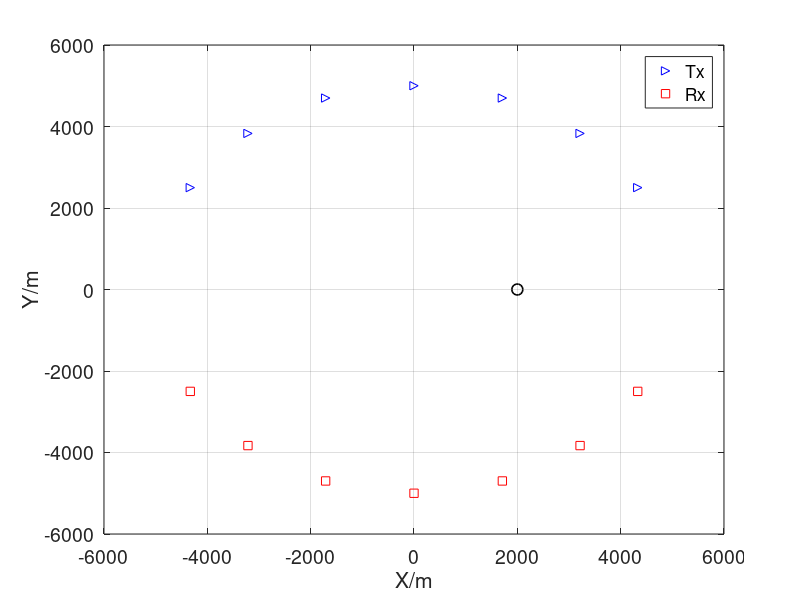
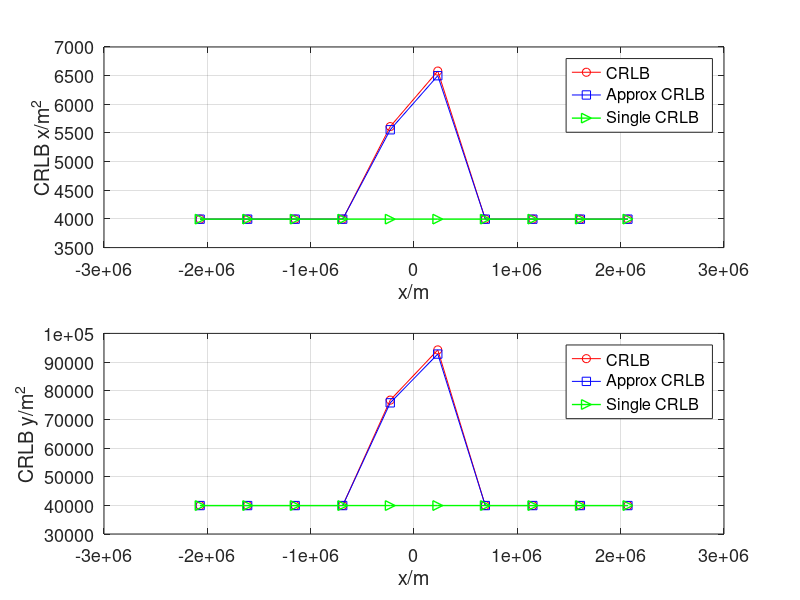

MATLAB code to generate these figures, in order:
clearvars
% clc
close all
%%
M = 10;
N = 128;
T = 1e-3;
delta_f = 1/T;
width = M*T;
fs_integral = 1e5;
len = 2*width*fs_integral;
fs = 1e5;
t = linspace(-width,width,len);
dt = t(2) - t(1);
f = (-len/2:len/2-1)/(len*dt); % Frequency vector
df = f(2)-f(1);

%%
numTr = 7;% Number of transmitters
numRe = 7;% Number of transmitters
radius = 5e3;
% azimuth_Tr = [85 65 45 25 5]; 
% azimuth_Re = [-85 -65 -45 -25 -5];
azimuth_Tr = [105 85 65 45 25 5 -15]+45; 
azimuth_Re = [-105 -85 -65 -45 -25 -5 15]-45;
% num = [3:2:29,29.05:0.05:30.95,31:2:51];
num = -9:2:9;
% num = 1;
len_num = length(num);
% v_tar = [4,5].';
% load('p_tx_wide.mat','p_tx')
% load('p_rx_wide.mat','p_rx')
p_tx = radius*[cosd(azimuth_Tr(1:numTr));sind(azimuth_Tr(1:numTr))];
p_rx = radius*[cosd(azimuth_Re(1:numRe));sind(azimuth_Re(1:numRe))];
%%
p_tar = [2e3,0].';
figure
plot(p_tx(1,:),p_tx(2,:),'b>',p_rx(1,:),p_rx(2,:),'rs',p_tar(1),p_tar(2),'ko',...
    'MarkerSize',8,'LineWidth',1.2)
xlabel('X/m')
ylabel('Y/m')
ax=gca;
set(ax,'FontSize',14);
legend('Tx','Rx')
grid on
%%
rng('shuffle')
c = 3e8;
f_c = 3e9; % carrier frequency
lambda = c/f_c;
transmission_energy = 1; %w
SNR = -0;%dB
NSR = 1/10^(SNR/10);
% Eff_bandw = 2.045141018530318e+07;% for T=1e-3
% Eff_time = 7.957747154036620e-08;
% TB = 8;
noise_power = transmission_energy*NSR;
% load('RCS_multi.mat','RCS') 
% load('RCS1_multi.mat','RCS1') 
RCS = sqrt(1/2)*(ones(numTr,numRe)+1j*ones(numTr,numRe));
% RCS = sqrt(1/2)*(randn(numTr,numRe)+1j*randn(numTr,numRe));
RCS = RCS(1:numTr,1:numRe);
RCS_var = abs(RCS).^2;
% rng(1)
% RCS1 = 0.3*ones(numTr,numRe);
% RCS1 = sqrt(1/2)*(randn(numTr,numRe)+1j*randn(numTr,numRe));
RCS1 = 0.2*RCS;
RCS1 = RCS1(1:numTr,1:numRe);
%%
Num_Tar = 2;
CRB_loc = zeros(4,len_num);
CRB_vel = zeros(4,len_num);
CRB_loc_single = zeros(4,len_num);
CRB_vel_single = zeros(4,len_num);
CRB_loc_accurate = zeros(4,len_num);
CRB_vel_accurate = zeros(4,len_num);
RCS_sq_MT = zeros(numTr,numRe,Num_Tar);
RCS_sq_MT(:,:,1) = RCS_var;
RCS_sq_MT(:,:,2) = abs(RCS1).^2;
RCS_MT = zeros(numTr,numRe,Num_Tar);
RCS_MT(:,:,1) = RCS;
RCS_MT(:,:,2) = RCS1;
RCS_product = RCS.*conj(RCS1);
tic
space = 2.3e5;
for i_dis = 1:len_num
%     p_tar = [-3e3,0;-0e3,0].';
    p_tar = [-0e3,0e3;-0e3+num(i_dis)*space,0].';
    Delay = zeros(numTr,numRe,Num_Tar);
    Doppler = zeros(numTr,numRe,Num_Tar);
    for i_tar = 1:Num_Tar
        dis_tx_tar=sqrt(sum((p_tx-p_tar(:,i_tar)).^2));
        dis_rx_tar=sqrt(sum((p_rx-p_tar(:,i_tar)).^2));
        delay_tx_tar = dis_tx_tar/c;
        delay_rx_tar = dis_rx_tar/c;
        Delay(:,:,i_tar) = delay_tx_tar.' + delay_rx_tar;
    %     Delay = repmat(delay_tx_tar.',1, numRe)+repmat(delay_rx_tar,  numTr,1);
    end
    %% Jql
    PA = ones(numTr,1);
    const12 = 2*fs/noise_power;
    A_12 = zeros(numTr*numRe);
    G1_Re = zeros(numTr*numRe);
    G1_Im = zeros(numTr*numRe);
    G2_Re = zeros(numTr*numRe);
    G2_Im = zeros(numTr*numRe);
    F_12 = zeros(2*numTr*numRe);
    for n = 1:numTr
        for k = 1:numRe
            temp = (n-1)*numRe+k;
%             x1 = (2/T^2)^(1/4)*exp(pi*(1j*N-1)*(t-Delay(n,k,1)-(n-1)*T/N).^2/T^2);
%             x2 = (2/T^2)^(1/4)*exp(pi*(1j*N-1)*(t-Delay(n,k,2)-(n-1)*T/N).^2/T^2);
%             c1 = -2*pi*(1j*N-1)*(t-Delay(n,k,1)-(n-1)*T/N)/T^2;
%             c2 = 2*pi*(1j*N+1)*(t-Delay(n,k,2)-(n-1)*T/N)/T^2; % taking the conjugate
            x1 = (2/T^2)^(1/4)*exp(-pi*(t-Delay(n,k,1)).^2/T^2).*...
                exp(1j*2*pi*(n-1)*delta_f*(t-Delay(n,k,1)));
            x2 = (2/T^2)^(1/4)*exp(-pi*(t-Delay(n,k,2)).^2/T^2).*...
                exp(1j*2*pi*(n-1)*delta_f*(t-Delay(n,k,2)));
            c1 = 2*pi*((t-Delay(n,k,1))/T^2-1j*(n-1)*delta_f);
            c2 = 2*pi*((t-Delay(n,k,2))/T^2+1j*(n-1)*delta_f);% taking the conjugate
            y_a = transmission_energy*PA(n).*c1.*c2.*x1.*conj(x2);
            A_12(temp,temp) = const12*real(trapz(t, y_a)*RCS_product(n,k));
            y_g1Re = transmission_energy*PA(n).*c1.*x1.*conj(x2);
            G1_Re(temp,temp) = const12*real(trapz(t, y_g1Re)*RCS_MT(n,k,1));
            G1_Im(temp,temp) = const12*imag(trapz(t, y_g1Re)*RCS_MT(n,k,1));
%             int_G_Re(temp,temp) = -cons*real(conj(RCS_MT(n,k,2))*trapz(t, i_gRe));
%             int_G_Im(temp,temp) = cons*imag(conj(RCS_MT(n,k,2))*trapz(t, i_gRe));
            y_g2Re = transmission_energy*PA(n).*c2.*x1.*conj(x2);
            G2_Re(temp,temp) = const12*real(trapz(t, y_g2Re)*conj(RCS_MT(n,k,2)));
            G2_Im(temp,temp) = -const12*imag(trapz(t, y_g2Re)*conj(RCS_MT(n,k,2)));
            y_12 = transmission_energy*PA(n).*x1.*conj(x2);
            Y_12 = trapz(t, y_12);
            F_12(temp,temp) = const12*real(Y_12);
            F_12(temp,numTr*numRe+temp) = const12*imag(Y_12);
            F_12(numTr*numRe+temp,temp) = -const12*imag(Y_12);
            F_12(numTr*numRe+temp,numTr*numRe+temp) = const12*real(Y_12);
        end
    end
    J_12 = [A_12,G1_Re,G1_Im;[G2_Re,G2_Im].',F_12];
    %% Alpha
    aleph = zeros(2+2*numTr*numRe,3*numTr*numRe,Num_Tar); 
    for i_tar = 1:Num_Tar
        beta = zeros(2,numTr*numRe);
        eta = zeros(2,numTr*numRe);
        xi = zeros(2,numTr*numRe);
        for n = 1:numTr
            for k = 1:numRe
                temp = (n-1)*numRe+k;
                beta(:,temp) = 1/c*((p_tar(:,i_tar)-p_tx(:,n))/norm(p_tar(:,i_tar)-p_tx(:,n))+...
                    (p_tar(:,i_tar)-p_rx(:,k))/norm(p_tar(:,i_tar)-p_rx(:,k)));
            end
        end
        aleph(:,:,i_tar) = blkdiag(beta,eye(2*numTr*numRe));
    end
    %% Diagonal
    FIM = zeros(2+2*numTr*numRe,2+2*numTr*numRe,Num_Tar);
    FIM_single = zeros(2+2*numTr*numRe,2+2*numTr*numRe,Num_Tar);
    cons_f = 2*transmission_energy/noise_power*fs;
    cons = 2*fs/noise_power;
    cons_A = zeros(numTr,numRe);
    cons_A_single = zeros(numTr,numRe);
    G_Re = zeros(numTr*numRe);
    G_Im = zeros(numTr*numRe);
    G_Re_single = zeros(numTr*numRe);
    G_Im_single = zeros(numTr*numRe);
    int_A = zeros(numTr,numRe);
    int_G_Re = zeros(numTr*numRe);
    int_G_Im = zeros(numTr*numRe);
    %% target 1
    for n = 1:numTr
        for k = 1:numRe
            temp = (n-1)*numRe+k;
%             x1 = (2/T^2)^(1/4)*exp(pi*(1j*N-1)*(t-Delay(n,k,1)-(n-1)*T/N).^2/T^2);
%             x2 = (2/T^2)^(1/4)*exp(pi*(1j*N-1)*(t-Delay(n,k,2)-(n-1)*T/N).^2/T^2);
%             c1 = -2*pi*(1j*N-1)*(t-Delay(n,k,1)-(n-1)*T/N)/T^2;
%             c_a = 4*pi^2/T^4*(1-1j*N)^2*(t-Delay(n,k,1)-(n-1)*T/N).^2-2*pi/T^2*(1-1j*N);         
            x1 = (2/T^2)^(1/4)*exp(-pi*(t-Delay(n,k,1)).^2/T^2).*...
                exp(1j*2*pi*(n-1)*delta_f*(t-Delay(n,k,1)));
            x2 = (2/T^2)^(1/4)*exp(-pi*(t-Delay(n,k,2)).^2/T^2).*...
                exp(1j*2*pi*(n-1)*delta_f*(t-Delay(n,k,2)));
            c1 = 2*pi*((t-Delay(n,k,1))/T^2-1j*(n-1)*delta_f);
            c_a = 4*pi^2*((t-Delay(n,k,1))/T^2-1j*(n-1)*delta_f).^2-2*pi/T^2;
            y_gRe = transmission_energy*PA(n).*c1.*x1.*conj(x1);
            i_gRe = transmission_energy*PA(n).*c1.*x1.*conj(x2);
            G_Re_single(temp,temp) = -cons*real(conj(RCS_MT(n,k,1))*trapz(t, y_gRe));
            G_Im_single(temp,temp) = cons*imag(conj(RCS_MT(n,k,1))*trapz(t, y_gRe));
            int_G_Re(temp,temp) = -cons*real(conj(RCS_MT(n,k,2))*trapz(t, i_gRe));
            int_G_Im(temp,temp) = cons*imag(conj(RCS_MT(n,k,2))*trapz(t, i_gRe));
            G_Re(temp,temp) = int_G_Re(temp,temp)+G_Re_single(temp,temp);
            G_Im(temp,temp) = int_G_Im(temp,temp)+G_Im_single(temp,temp);
            
            y_a = transmission_energy*PA(n).*c_a.*x1.*conj(x2);
            int_A(n,k) = -cons*real(trapz(t, y_a)*RCS_product(n,k));
    
%             y1 = t.*conj(x1).*x1.*c1;
            y_a_sing = transmission_energy*PA(n).*c_a.*x1.*conj(x1);
            % Calculate the Fourier Transform of the signal
            X1 = fftshift(fft(x1));
            % Calculate effective pulse width (EPW)
            Eff_time = trapz(t, t.^2 .* abs(x1).^2);
            % Calculate effective bandwidth (EBW)
            Eff_bandw = trapz(dt, f.^2 .* abs(X1).^2)/len;
            cons_A_single(n,k) = -cons*real(trapz(t, y_a_sing)*RCS_sq_MT(n,k,1));
            cons_A(n,k) = int_A(n,k)+cons_A_single(n,k); % OCDM                
        end
    end
    A_mat = cons_A.';
    A = diag(A_mat(:));
    % E_Im_mat = (cons_e*real(RCS).*Delay.*repmat(PA,1,numRe)).';
    G = [G_Re,G_Im];
    F = diag(repmat(cons_f*PA,2*numRe,1));
    J = [A,G;G.',F];
    FIM(:,:,1) = aleph(:,:,1)*J*aleph(:,:,1).';
    %
    A_mat_single = cons_A_single.';
    A_single = diag(A_mat_single(:));
   
    G_single = [G_Re_single,G_Im_single];
    J_single = [A_single,G_single;G_single.',F];
    FIM_single(:,:,1) = aleph(:,:,1)*J_single*aleph(:,:,1).';
    %% target 2
    for n = 1:numTr
        for k = 1:numRe
            temp = (n-1)*numRe+k;
%             x1 = (2/T^2)^(1/4)*exp(pi*(1j*N-1)*(t-Delay(n,k,1)-(n-1)*T/N).^2/T^2);
%             x2 = (2/T^2)^(1/4)*exp(pi*(1j*N-1)*(t-Delay(n,k,2)-(n-1)*T/N).^2/T^2);
%             c2 = -2*pi*(1j*N-1)*(t-Delay(n,k,2)-(n-1)*T/N)/T^2;
%             c_a = 4*pi^2/T^4*(1-1j*N)^2*(t-Delay(n,k,2)-(n-1)*T/N).^2-2*pi/T^2*(1-1j*N);
            x1 = (2/T^2)^(1/4)*exp(-pi*(t-Delay(n,k,1)).^2/T^2).*...
                exp(1j*2*pi*(n-1)*delta_f*(t-Delay(n,k,1)));
            x2 = (2/T^2)^(1/4)*exp(-pi*(t-Delay(n,k,2)).^2/T^2).*...
                exp(1j*2*pi*(n-1)*delta_f*(t-Delay(n,k,2)));
            c2 = 2*pi*((t-Delay(n,k,2))/T^2-1j*(n-1)*delta_f);
            c_a = 4*pi^2*((t-Delay(n,k,2))/T^2-1j*(n-1)*delta_f).^2-2*pi/T^2;
            y_gRe = transmission_energy*PA(n).*c2.*x2.*conj(x2);
            i_gRe = transmission_energy*PA(n).*c2.*x2.*conj(x1);
            G_Re_single(temp,temp) = -cons*real(conj(RCS_MT(n,k,2))*trapz(t, y_gRe));
            G_Im_single(temp,temp) = cons*imag(conj(RCS_MT(n,k,2))*trapz(t, y_gRe));
            int_G_Re(temp,temp) = -cons*real(conj(RCS_MT(n,k,1))*trapz(t, i_gRe));
            int_G_Im(temp,temp) = cons*imag(conj(RCS_MT(n,k,1))*trapz(t, i_gRe));
            G_Re(temp,temp) = int_G_Re(temp,temp)+G_Re_single(temp,temp);
            G_Im(temp,temp) = int_G_Im(temp,temp)+G_Im_single(temp,temp);
            
            y_a = transmission_energy*PA(n).*c_a.*x2.*conj(x1);
            int_A(n,k) = -cons*real(trapz(t, y_a)*conj(RCS_product(n,k)));
    
            y2 = t.*conj(x2).*x2.*c2;
            y_a_sing = transmission_energy*PA(n).*c_a.*x2.*conj(x2);
            cons_A_single(n,k) = -cons*real(trapz(t, y_a_sing)*RCS_sq_MT(n,k,2));
            cons_A(n,k) = int_A(n,k)+cons_A_single(n,k); % OCDM
            % Calculate the Fourier Transform of the signal
            X2 = fftshift(fft(x2));
            % Calculate effective pulse width (EPW)
            Eff_time = trapz(t, t.^2 .* abs(x2).^2);
            % Calculate effective bandwidth (EBW)
            Eff_bandw = trapz(dt, f.^2 .* abs(X2).^2)/len;
            TB = imag(sum(y2)*dt);
            
        end
    end
    A_mat = cons_A.';
    A = diag(A_mat(:));
    % E_Im_mat = (cons_e*real(RCS).*Delay.*repmat(PA,1,numRe)).';
    G = [G_Re,G_Im];
    F = diag(repmat(cons_f*PA,2*numRe,1));
    J = [A,G;G.',F];
    FIM(:,:,2) = aleph(:,:,2)*J*aleph(:,:,2).';
    %
    A_mat_single = cons_A_single.';
    A_single = diag(A_mat_single(:));
    % E_Im_mat = (cons_e*real(RCS).*Delay.*repmat(PA,1,numRe)).';
    G_single = [G_Re_single,G_Im_single];
    J_single = [A_single,G_single;G_single.',F];
    FIM_single(:,:,2) = aleph(:,:,2)*J_single*aleph(:,:,2).';
    %%
    leng = 2+2*numTr*numRe;
    CRB_mat_single= pinv(blkdiag(FIM_single(:,:,1),FIM_single(:,:,2)));
    CRB_loc_single(:,i_dis) = [CRB_mat_single(1,1),CRB_mat_single(2,2),...
        CRB_mat_single(1+leng,1+leng),CRB_mat_single(2+leng,2+leng)].';
    %
    CRB_mat= pinv(blkdiag(FIM(:,:,1),FIM(:,:,2)));
    CRB_loc(:,i_dis) = [CRB_mat(1,1),CRB_mat(2,2),...
        CRB_mat(1+leng,1+leng),CRB_mat(2+leng,2+leng)].';
    %
    FIM_12 = aleph(:,:,1)*J_12*aleph(:,:,2).';
    FIM_21 = FIM_12.';
    FIM_accurate = [FIM(:,:,1),FIM_12;FIM_21,FIM(:,:,2)];
    CRB_mat_accurate = pinv(FIM_accurate);
    CRB_loc_accurate(:,i_dis) = [CRB_mat_accurate(1,1),CRB_mat_accurate(2,2),...
        CRB_mat_accurate(1+leng,1+leng),CRB_mat_accurate(2+leng,2+leng)].';
end
CRB_OFDM = CRB_loc;
CRB_OFDM_accurate = CRB_loc_accurate;
CRB_OFDM_single = CRB_loc_single;
save('data\CRB_MT_L_OFDM.mat','CRB_OFDM')
save('data\CRB_MT_L_OFDM_accurate.mat','CRB_OFDM_accurate')
save('data\CRB_MT_L_OFDM_single.mat','CRB_OFDM_single')
toc
%%
x_index = num*space;
figure
subplot(2, 1, 1);
plot(x_index,CRB_loc_accurate(1,:),'ro-',x_index,CRB_loc(1,:),'bs-',...
    x_index,CRB_loc_single(1,:),'g>-',...
    'MarkerSize',7,'LineWidth',1)
% ylim([150 850])
xlabel('x/m')
ylabel('CRLB x/m^2')
ax=gca;
set(ax,'FontSize',13);
legend('CRLB','Approx CRLB','Single CRLB')
grid on
subplot(2, 1, 2);
plot(x_index,CRB_loc_accurate(2,:),'ro-',x_index,CRB_loc(2,:),'bs-',...
    x_index,CRB_loc_single(2,:),'g>-',...
    'MarkerSize',7,'LineWidth',1)
% xlim([-77e3 83e3])
xlabel('x/m')
ylabel('CRLB y/m^2')
ax=gca;
set(ax,'FontSize',13);
grid on
legend('CRLB','Approx CRLB','Single CRLB')
